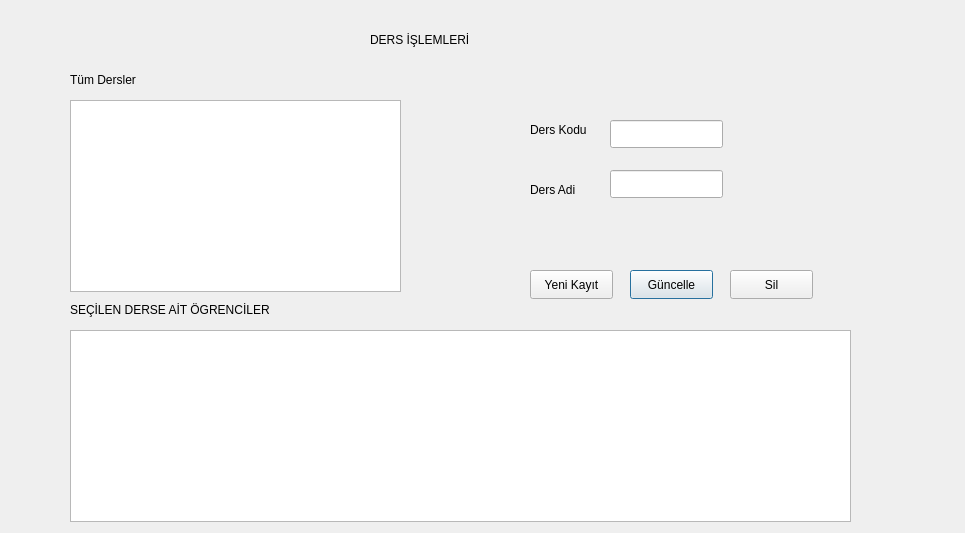
<?xml version="1.0" encoding="UTF-8"?>
<ui version="4.0">
 <class>ders</class>
 <widget class="QDialog" name="ders">
  <property name="geometry">
   <rect>
    <x>0</x>
    <y>0</y>
    <width>965</width>
    <height>533</height>
   </rect>
  </property>
  <property name="windowTitle">
   <string>Dialog</string>
  </property>
  <widget class="QLabel" name="label">
   <property name="geometry">
    <rect>
     <x>370</x>
     <y>30</y>
     <width>211</width>
     <height>20</height>
    </rect>
   </property>
   <property name="text">
    <string>DERS İŞLEMLERİ</string>
   </property>
  </widget>
  <widget class="QTableView" name="tableView">
   <property name="geometry">
    <rect>
     <x>70</x>
     <y>100</y>
     <width>331</width>
     <height>192</height>
    </rect>
   </property>
  </widget>
  <widget class="QTableView" name="tableView_2">
   <property name="geometry">
    <rect>
     <x>70</x>
     <y>330</y>
     <width>781</width>
     <height>192</height>
    </rect>
   </property>
  </widget>
  <widget class="QLabel" name="label_2">
   <property name="geometry">
    <rect>
     <x>530</x>
     <y>120</y>
     <width>71</width>
     <height>20</height>
    </rect>
   </property>
   <property name="text">
    <string>Ders Kodu</string>
   </property>
  </widget>
  <widget class="QLabel" name="label_3">
   <property name="geometry">
    <rect>
     <x>530</x>
     <y>180</y>
     <width>63</width>
     <height>20</height>
    </rect>
   </property>
   <property name="text">
    <string>Ders Adi</string>
   </property>
  </widget>
  <widget class="QPushButton" name="pushButton">
   <property name="geometry">
    <rect>
     <x>630</x>
     <y>270</y>
     <width>83</width>
     <height>29</height>
    </rect>
   </property>
   <property name="text">
    <string>Güncelle</string>
   </property>
  </widget>
  <widget class="QPushButton" name="pushButton_2">
   <property name="geometry">
    <rect>
     <x>530</x>
     <y>270</y>
     <width>83</width>
     <height>29</height>
    </rect>
   </property>
   <property name="text">
    <string>Yeni Kayıt</string>
   </property>
  </widget>
  <widget class="QPushButton" name="pushButton_3">
   <property name="geometry">
    <rect>
     <x>730</x>
     <y>270</y>
     <width>83</width>
     <height>29</height>
    </rect>
   </property>
   <property name="text">
    <string>Sil</string>
   </property>
  </widget>
  <widget class="QLineEdit" name="lineEdit">
   <property name="geometry">
    <rect>
     <x>610</x>
     <y>120</y>
     <width>113</width>
     <height>28</height>
    </rect>
   </property>
  </widget>
  <widget class="QLineEdit" name="lineEdit_2">
   <property name="geometry">
    <rect>
     <x>610</x>
     <y>170</y>
     <width>113</width>
     <height>28</height>
    </rect>
   </property>
  </widget>
  <widget class="QLabel" name="label_4">
   <property name="geometry">
    <rect>
     <x>70</x>
     <y>70</y>
     <width>91</width>
     <height>20</height>
    </rect>
   </property>
   <property name="text">
    <string>Tüm Dersler</string>
   </property>
  </widget>
  <widget class="QLabel" name="label_5">
   <property name="geometry">
    <rect>
     <x>70</x>
     <y>300</y>
     <width>231</width>
     <height>20</height>
    </rect>
   </property>
   <property name="text">
    <string>SEÇİLEN DERSE AİT ÖGRENCİLER</string>
   </property>
  </widget>
 </widget>
 <resources/>
 <connections/>
</ui>
